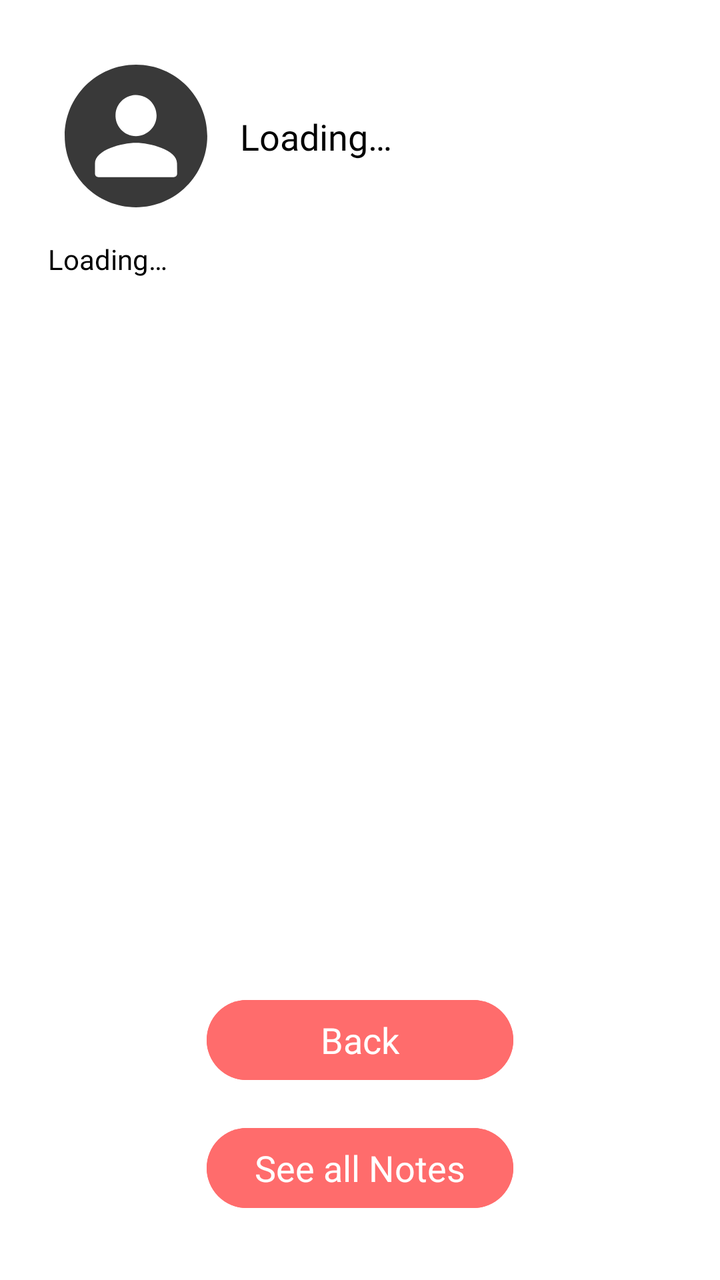
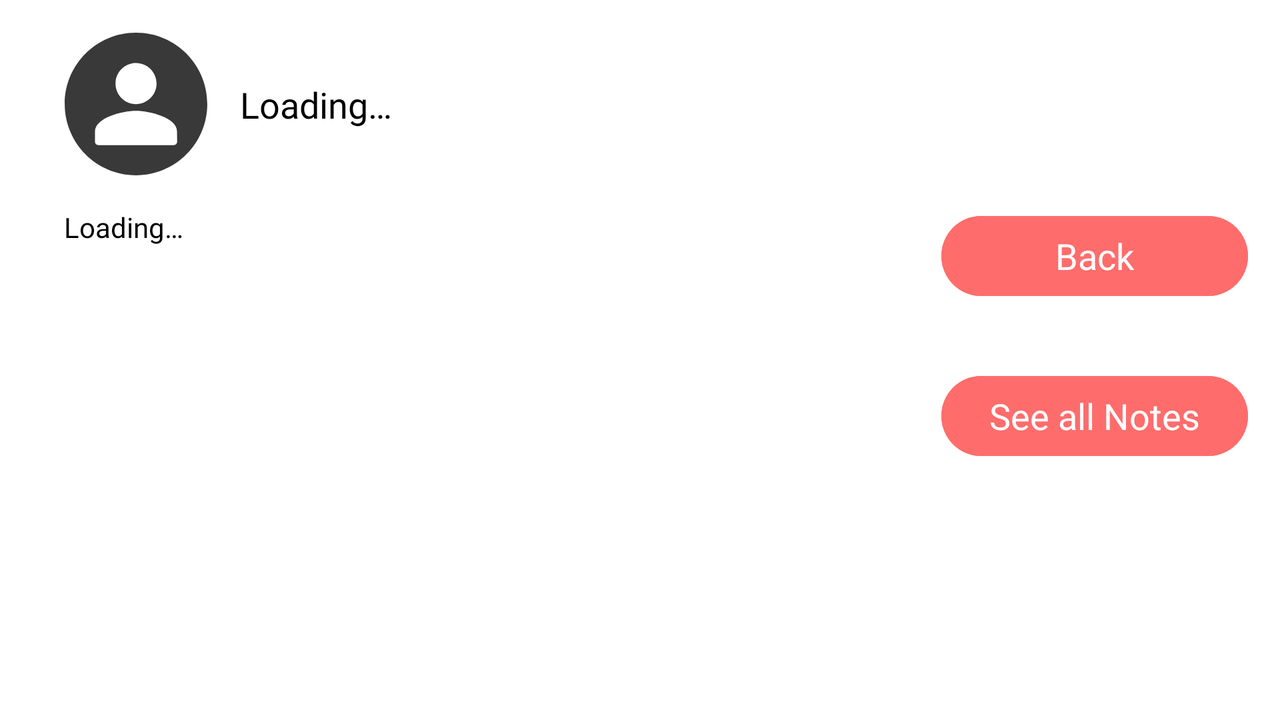

First picture: res/layout/ on a phone held upright. Second picture: the repository's own variant of that layout, on a device whose configuration matches the variant's folder. Source for both follows.
<!-- AndroidManifest.xml: application theme Theme.Notable -->
<!-- res/layout/fragment_note.xml -->
<?xml version="1.0" encoding="utf-8"?>
<androidx.constraintlayout.widget.ConstraintLayout xmlns:android="http://schemas.android.com/apk/res/android"
    xmlns:app="http://schemas.android.com/apk/res-auto"
    xmlns:tools="http://schemas.android.com/tools"
    android:layout_width="match_parent"
    android:layout_height="match_parent"
    tools:context=".app.NoteActivity">

    <ImageView
        android:id="@+id/noteAvatar"
        android:layout_width="72dp"
        android:layout_height="72dp"
        android:layout_marginStart="32dp"
        android:layout_marginTop="32dp"
        android:background="@drawable/ic_default_avatar"
        android:contentDescription="@string/user_avatar"
        android:scaleType="fitXY"
        android:transitionName="noteAvatar"
        app:layout_constraintStart_toStartOf="parent"
        app:layout_constraintTop_toTopOf="parent"
        app:srcCompat="@drawable/ic_circle_frame" />

    <TextView
        android:id="@+id/noteUsername"
        android:layout_width="0dp"
        android:layout_height="wrap_content"
        android:layout_marginStart="16dp"
        android:layout_marginEnd="24dp"
        android:fontFamily="@font/open_sans_medium"
        android:text="@string/loading"
        android:textAppearance="@style/TextAppearance.AppCompat.Medium"
        android:transitionName="noteUsername"
        app:layout_constraintBottom_toBottomOf="@+id/noteAvatar"
        app:layout_constraintEnd_toEndOf="parent"
        app:layout_constraintHorizontal_bias="0.0"
        app:layout_constraintStart_toEndOf="@+id/noteAvatar"
        app:layout_constraintTop_toTopOf="@+id/noteAvatar" />

    <TextView
        android:id="@+id/noteContent"
        android:layout_width="0dp"
        android:layout_height="0dp"
        android:layout_marginStart="24dp"
        android:layout_marginTop="16dp"
        android:layout_marginEnd="24dp"
        android:layout_marginBottom="8dp"
        android:text="@string/loading"
        android:textAppearance="@style/TextAppearance.AppCompat.Small"
        android:transitionName="noteContent"
        app:layout_constraintBottom_toTopOf="@+id/linearLayout"
        app:layout_constraintEnd_toEndOf="parent"
        app:layout_constraintHorizontal_bias="0.0"
        app:layout_constraintStart_toStartOf="parent"
        app:layout_constraintTop_toBottomOf="@+id/noteAvatar" />

    <LinearLayout
        android:id="@+id/linearLayout"
        android:layout_width="0dp"
        android:layout_height="wrap_content"
        android:layout_marginBottom="24dp"
        android:orientation="horizontal"
        android:weightSum="2"
        app:layout_constraintBottom_toTopOf="@+id/linearLayout4"
        app:layout_constraintEnd_toEndOf="@+id/noteContent"
        app:layout_constraintStart_toStartOf="@+id/noteContent">

        <TextView
            android:id="@+id/noteLocation"
            style="@style/SecondaryText"
            android:layout_width="wrap_content"
            android:layout_height="wrap_content"
            android:layout_weight="1"
            android:textAppearance="@style/TextAppearance.AppCompat.Small"
            android:transitionName="noteLocation" />

        <TextView
            android:id="@+id/noteDate"
            style="@style/SecondaryText"
            android:layout_width="wrap_content"
            android:layout_height="wrap_content"
            android:layout_weight="1"
            android:gravity="end"
            android:textAppearance="@style/TextAppearance.AppCompat.Small"
            android:transitionName="noteDate" />
    </LinearLayout>

    <TextView
        android:id="@+id/noteTime"
        style="@style/SecondaryText"
        android:layout_width="wrap_content"
        android:layout_height="wrap_content"
        android:layout_marginTop="4dp"
        android:layout_weight="1"
        android:gravity="end"
        android:textAppearance="@style/TextAppearance.AppCompat.Small"
        app:layout_constraintEnd_toEndOf="@+id/linearLayout"
        app:layout_constraintTop_toBottomOf="@+id/linearLayout" />

    <LinearLayout
        android:id="@+id/linearLayout4"
        android:layout_width="wrap_content"
        android:layout_height="wrap_content"
        android:layout_marginBottom="32dp"
        android:gravity="center"
        android:orientation="vertical"
        app:layout_constraintBottom_toBottomOf="parent"
        app:layout_constraintEnd_toEndOf="parent"
        app:layout_constraintStart_toStartOf="parent">

        <Button
            android:id="@+id/leaveNoteBtn"
            android:layout_width="match_parent"
            android:layout_height="wrap_content"
            android:backgroundTint="@color/red_light"
            android:text="@string/back"
            android:textAllCaps="false"
            android:textSize="18sp" />

        <Button
            android:id="@+id/allNotesBtn"
            android:layout_width="match_parent"
            android:layout_height="wrap_content"
            android:layout_marginTop="16dp"
            android:backgroundTint="@color/red_light"
            android:text="@string/see_all_notes"
            android:textAllCaps="false"
            android:textSize="18sp" />

    </LinearLayout>

</androidx.constraintlayout.widget.ConstraintLayout>
<!-- resources referenced by this layout -->
<resources>
  <color name="red_light">#FF6C6C</color>
  <!-- drawable ic_circle_frame (drawable) -->
  <vector xmlns:android="http://schemas.android.com/apk/res/android"
      android:width="200dp"
      android:height="200dp"
      android:viewportWidth="200"
      android:viewportHeight="200"
      android:tint="?attr/colorControlNormal">
    <path
        android:pathData="M0,0v200h200v-200h-200zM100,1c54.68,0 99,44.324 99,99 0,54.68 -44.32,99 -99,99 -54.676,0 -99,-44.32 -99,-99 0,-54.676 44.324,-99 99,-99z"
        android:fillColor="@android:color/white"/>
  </vector>
  <!-- drawable ic_default_avatar (drawable) -->
  <vector xmlns:android="http://schemas.android.com/apk/res/android"
      android:width="200dp"
      android:height="200dp"
      android:autoMirrored="true"
      android:viewportWidth="896"
      android:viewportHeight="896"
      android:tint="@color/avatar_color">
      <path
          android:fillColor="@android:color/white"
          android:pathData="M448,0C200.8,0 0,200.8 0,448s200.8,448 448,448 448,-200.8 448,-448S695.2,0 448,0zM320.8,312c4,-64 56,-115.2 120,-119.2 74.4,-4 135.2,55.2 135.2,128 0,70.4 -57.6,128 -128,128 -73.6,0 -132,-62.4 -127.2,-136.8zM704,682.4c0,12 -9.6,21.6 -21.6,21.6L214.4,704c-12,0 -21.6,-9.6 -21.6,-21.6v-64c0,-84.8 170.4,-128 255.2,-128 84.8,0 255.2,42.4 255.2,128l0.8,64z" />
  </vector>
  <string name="back">Back</string>
  <string name="loading">Loading…</string>
  <string name="see_all_notes">See all Notes</string>
  <string name="user_avatar">user avatar</string>
  <style name="SecondaryText" parent="OpenSansText">
          <item name="android:textColor">@color/text_secondary</item>
      </style>
  <style name="Theme.Notable" parent="Theme.MaterialComponents.DayNight.DarkActionBar">
          <item name="android:windowContentTransitions">true</item>
          <item name="colorPrimary">@color/red_primary</item>
          <item name="colorPrimaryDark">@color/red_secondary</item>
          <item name="actionBarStyle">@style/NotableAB</item>
  
          <item name="colorAccent">@color/red_light</item>
  
          <item name="android:textViewStyle">@style/OpenSansText</item>
          <item name="materialButtonStyle">@style/NotableButton</item>
          <item name="android:textColor">@color/text_main</item>
          <item name="cardViewStyle">@style/NotableCard</item>
          <item name="checkboxStyle">@style/NotableCheckBox</item>
          <item name="errorTextAppearance">@android:style/TextAppearance</item>
      </style>
  <color name="avatar_color">#393939</color>
  <style name="OpenSansText" parent="Widget.MaterialComponents.TextView">
          <item name="android:fontFamily">@font/open_sans</item>
          <item name="fontFamily">@font/open_sans</item>
      </style>
  <color name="text_secondary">#616161</color>
  <color name="red_primary">#b00000</color>
  <color name="red_secondary">#780c0c</color>
  <style name="NotableAB" parent="Widget.MaterialComponents.ActionBar.Solid">
          <item name="android:color">@color/red_primary</item>
      </style>
  <style name="NotableButton" parent="Widget.Material3.Button">
          <item name="android:textSize">18sp</item>
      </style>
  <color name="text_main">#000000</color>
  <style name="NotableCard" parent="CardView">
          <item name="cardBackgroundColor">?android:colorBackground</item>
      </style>
  <style name="NotableCheckBox" parent="Widget.Material3.CompoundButton.CheckBox">
          <item name="colorControlHighlight">@android:color/transparent</item>
          <item name="colorControlActivated">@android:color/transparent</item>
      </style>
</resources>
<!-- res/layout-land/fragment_note.xml (the repository's variant of the layout above) -->
<!-- drawn on the phone turned sideways -->
<?xml version="1.0" encoding="utf-8"?>
<androidx.constraintlayout.widget.ConstraintLayout xmlns:android="http://schemas.android.com/apk/res/android"
    xmlns:app="http://schemas.android.com/apk/res-auto"
    xmlns:tools="http://schemas.android.com/tools"
    android:layout_width="match_parent"
    android:layout_height="match_parent"
    tools:context=".app.NoteActivity">

    <ImageView
        android:id="@+id/noteAvatar"
        android:layout_width="72dp"
        android:layout_height="72dp"
        android:layout_marginStart="32dp"
        android:layout_marginTop="16dp"
        android:background="@drawable/ic_default_avatar"
        android:contentDescription="@string/user_avatar"
        android:scaleType="fitXY"
        android:transitionName="noteAvatar"
        app:layout_constraintStart_toStartOf="parent"
        app:layout_constraintTop_toTopOf="parent"
        app:srcCompat="@drawable/ic_circle_frame" />

    <TextView
        android:id="@+id/noteUsername"
        android:layout_width="wrap_content"
        android:layout_height="wrap_content"
        android:layout_marginStart="16dp"
        android:fontFamily="@font/open_sans_medium"
        android:text="@string/loading"
        android:textAppearance="@style/TextAppearance.AppCompat.Medium"
        android:transitionName="noteUsername"
        app:layout_constraintBottom_toBottomOf="@+id/noteAvatar"
        app:layout_constraintStart_toEndOf="@+id/noteAvatar"
        app:layout_constraintTop_toTopOf="@+id/noteAvatar" />

    <TextView
        android:id="@+id/noteContent"
        android:layout_width="0dp"
        android:layout_height="0dp"
        android:layout_marginStart="32dp"
        android:layout_marginTop="16dp"
        android:layout_marginEnd="16dp"
        android:layout_marginBottom="16dp"
        android:text="@string/loading"
        android:textAppearance="@style/TextAppearance.AppCompat.Small"
        android:transitionName="noteContent"
        app:layout_constraintBottom_toBottomOf="parent"
        app:layout_constraintEnd_toStartOf="@+id/linearLayout4"
        app:layout_constraintStart_toStartOf="parent"
        app:layout_constraintTop_toBottomOf="@+id/noteAvatar" />

    <LinearLayout
        android:id="@+id/linearLayout"
        android:layout_width="0dp"
        android:layout_height="wrap_content"
        android:layout_marginStart="32dp"
        android:orientation="horizontal"
        android:weightSum="2"
        app:layout_constraintBottom_toBottomOf="@+id/noteUsername"
        app:layout_constraintEnd_toEndOf="@+id/noteContent"
        app:layout_constraintStart_toEndOf="@+id/noteUsername"
        app:layout_constraintTop_toTopOf="@+id/noteUsername">

        <TextView
            android:id="@+id/noteLocation"
            style="@style/SecondaryText"
            android:layout_width="wrap_content"
            android:layout_height="wrap_content"
            android:layout_weight="1"
            android:textAppearance="@style/TextAppearance.AppCompat.Small"
            android:transitionName="noteLocation" />

        <TextView
            android:id="@+id/noteDate"
            style="@style/SecondaryText"
            android:layout_width="wrap_content"
            android:layout_height="wrap_content"
            android:layout_weight="1"
            android:gravity="end"
            android:textAppearance="@style/TextAppearance.AppCompat.Small"
            android:transitionName="noteDate" />
    </LinearLayout>

    <TextView
        android:id="@+id/noteTime"
        style="@style/SecondaryText"
        android:layout_width="wrap_content"
        android:layout_height="wrap_content"
        android:layout_marginTop="4dp"
        android:layout_weight="1"
        android:gravity="end"
        android:textAppearance="@style/TextAppearance.AppCompat.Small"
        app:layout_constraintEnd_toEndOf="@+id/linearLayout"
        app:layout_constraintTop_toBottomOf="@+id/linearLayout" />

    <LinearLayout
        android:id="@+id/linearLayout4"
        android:layout_width="wrap_content"
        android:layout_height="wrap_content"
        android:layout_marginEnd="16dp"
        android:gravity="center"
        android:orientation="vertical"
        app:layout_constraintEnd_toEndOf="parent"
        app:layout_constraintTop_toTopOf="@+id/noteContent">

        <Button
            android:id="@+id/leaveNoteBtn"
            android:layout_width="match_parent"
            android:layout_height="wrap_content"
            android:backgroundTint="@color/red_light"
            android:text="@string/back"
            android:textAllCaps="false"
            android:textSize="18sp" />

        <Button
            android:id="@+id/allNotesBtn"
            android:layout_width="match_parent"
            android:layout_height="wrap_content"
            android:layout_marginTop="32dp"
            android:backgroundTint="@color/red_light"
            android:text="@string/see_all_notes"
            android:textAllCaps="false"
            android:textSize="18sp" />

    </LinearLayout>

</androidx.constraintlayout.widget.ConstraintLayout>
